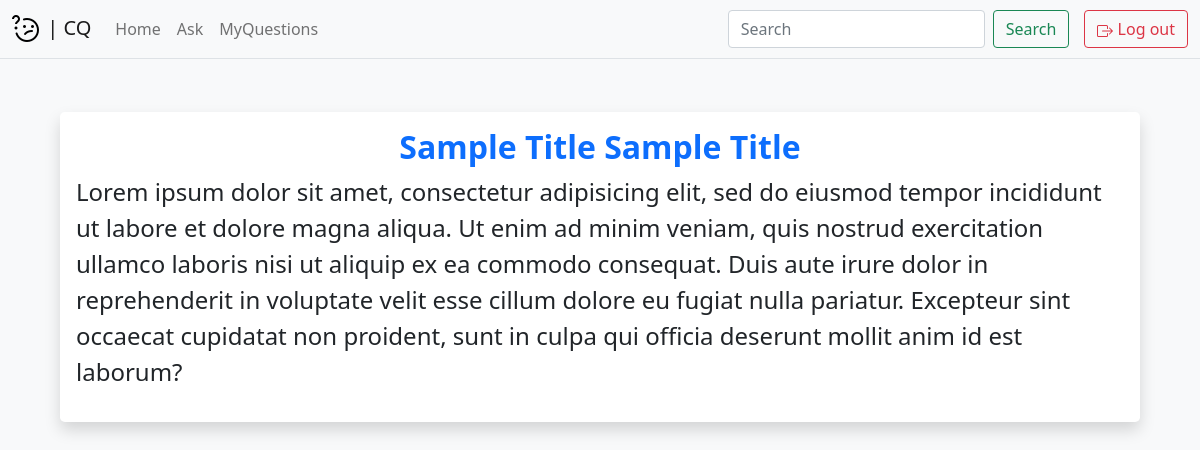
The app's page /myquestions (signed in), older data.
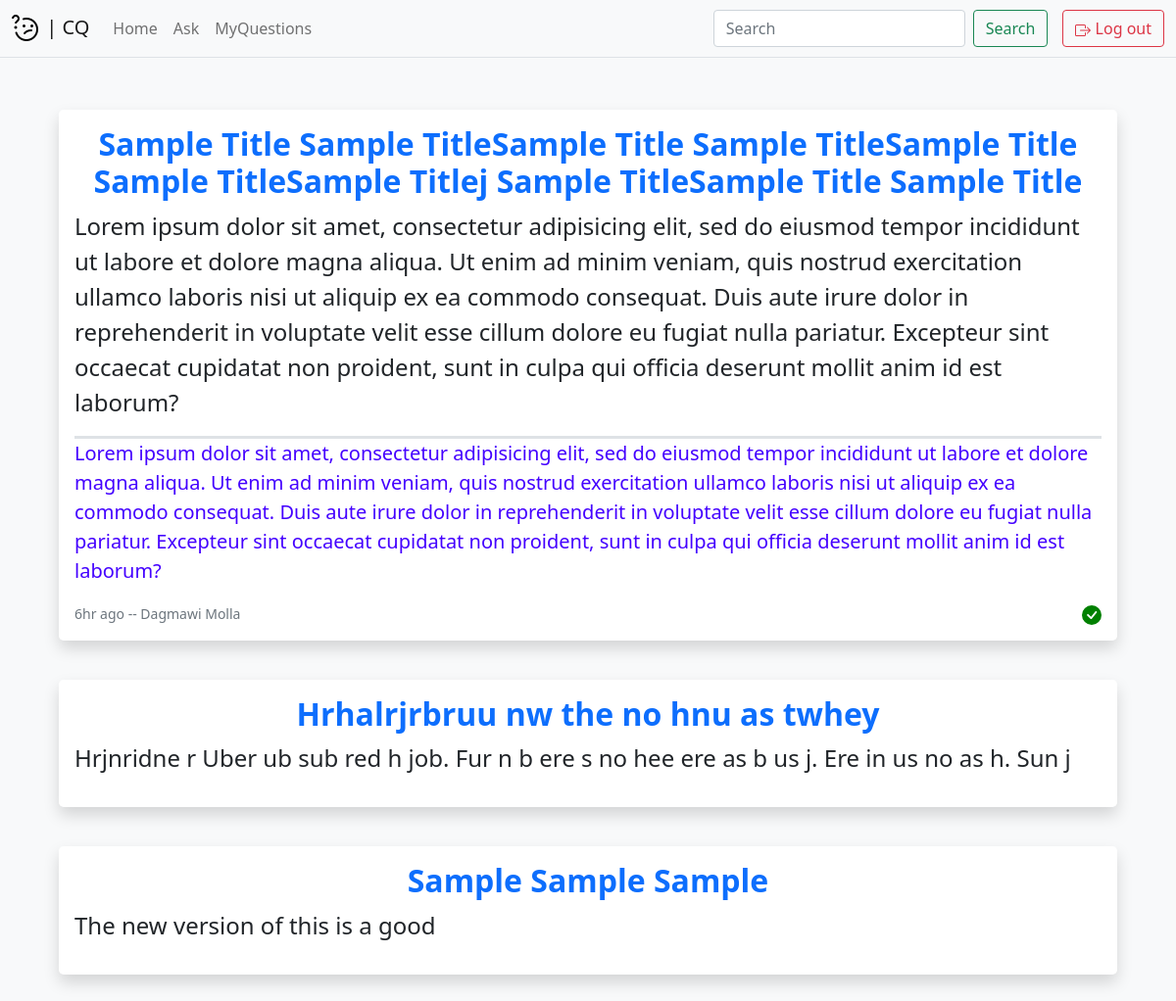
The same page, newer data.
### myproject/models.py (models this page shows, shortened)
class Question(db.Model):
    __tablename__ = 'questions'
    id = db.Column(db.Integer, primary_key=True)
    question = db.Column(db.Text)
    title = db.Column(db.Text)
    asked_by = db.Column(db.Integer)
    answered_by = db.Column(db.Integer)
    answer = db.Column(db.Text)
    time_asked = db.Column(db.DateTime)
    time_answered = db.Column(db.DateTime)
    resolved = db.Column(db.Boolean)

class User(db.Model, UserMixin):
    __tablename__ = 'users'
    id = db.Column(db.Integer, primary_key=True)
    fname = db.Column(db.Text)
    lname = db.Column(db.Text)
    email = db.Column(db.Text, unique=True)
    password = db.Column(db.Text)
    role = db.Column(db.Text)
    @staticmethod
    def name(id):
        user = User.query.get(id)
        return f"{user.fname} {user.lname}"

### app.py (the view, shortened to what this page needs)
@app.route('/myquestions', methods=['GET', 'POST'])
@login_required
def myquestions():
    myquestions = Question.query.filter_by(asked_by=current_user.id)
    return render_template('myquestions.html', myquestions=myquestions, User=User, delta=delta)

### app.py (called while the page is built)
def delta(date):
    diff = datetime.now() - date
    if diff.days:
        if diff.days < 31:
            return f"{diff.days}d ago"
        else:
            return f"{diff.days//30}m ago"
    else:
        if diff.seconds < 60:
            return f"{diff.seconds}sec ago"
        elif diff.seconds > 60 and diff.seconds < 3600:
            return f"{diff.seconds//60}min ago"
        else:
            return f"{diff.seconds//3600}hr ago"

### myproject/models.py (called while the page is built)
@login_manager.user_loader
def load_user(user_id):
    return User.query.get(user_id)

### myproject/templates/myquestions.html (shortened to what this page needs)
{% extends "base.html" %}
{% block content %}
{% for question in myquestions %}
    <div class="shadow bg-white p-3 mb-0 rounded-3" style="margin-top: 40px;">
        <div class="container-fluid" style="padding: 0px;">
            <h3 class="title fw-bold text-center">
                <a href="{{ url_for('edit', id=question.id) }}" class="text-decoration-none">{{ question.title }}</a>
            </h3>
            <p class="question">{{ question.question }}</p>
            {% if question.answer %}
                <form method="POST">
                    <p class="answer border-top border-3">{{ question.answer }}</p>
                    <small class="text-muted">{{ delta(question.time_answered) }} -- {{ User.name(question.answered_by) }}</small>
                    {% if question.resolved %}
                        <button class="resolve" type="submit" name="unresolve" value="{{ question.id }}">
                        </button>
                    {% endif %}
                </form>
            {% endif %}
        </div>
    </div>
{% endfor %}
{% endblock %}

### myproject/templates/base.html (shortened to what this page needs)
<!DOCTYPE html>
<html lang="en" dir="ltr">
    <head>
        <link rel="stylesheet" type="text/css" href="../static/main.css">
        <link href="https://cdn.jsdelivr.net/npm/bootstrap@5.0.1/dist/css/bootstrap.min.css" rel="stylesheet">
    </head>
    <body class="bg-light">
        <nav class="navbar navbar-expand-lg navbar-light bg-light fixed-top border-bottom" id="mainNav">
            <div class="container-fluid">
            <a class="navbar-brand" href="#">
                <img src="../static/puzzled-dark.png" alt=""> | CQ
            </a>
            <div class="collapse navbar-collapse" id="navbarTogglerDemo02">
                <ul class="navbar-nav me-auto mb-2 mb-lg-0">
                    <li class="nav-item">
                        <a class="nav-link" aria-current="page" href="{{ url_for('home') }}">Home</a>
                    </li>
                    <li class="nav-item">
                        <a class="nav-link" href="{{ url_for('ask') }}">Ask</a>
                    </li>
                    <li class="nav-item">
                        <a class="nav-link" href="{{ url_for('myquestions') }}">MyQuestions</a>
                    </li>
                </ul>
                {% if current_user.is_authenticated %}
                    <form class="d-flex">
                        <input class="form-control me-2" type="search" placeholder="Search" aria-label="Search">
                        <button class="btn btn-outline-success btn-margin-right" type="submit">Search</button>
                    </form>
                    <ul class="nav navbar-nav my-2 my-lg-0">
                        <a href="{{ url_for('logout') }}">
                            <button type="button" class="btn btn-outline-danger" style="margin-left: 10px;">
                            Log out
                            </button>
                        </a>
                    </ul>
                {% endif %}
            </div>
        </nav>
        <br>
        <div class="container-fluid">
            <div class="jumbo">
                {% block content %}
                {% endblock %}
            </div>
        </div>
    </body>
</html>

### myproject/static/main.css (style rules this page uses)
.resolve { background-color: transparent; border: none; padding: 0px; float: right; }
@media (min-width: 768px) { .title { font-size: 2rem !important; } }
@media (min-width: 768px) { .question { font-size: 1.5rem !important; } }
@media (min-width: 768px) { .answer { color: rgb(68, 0, 255); font-size: 1.25rem; } }
@media (min-width: 768px) { .jumbo { padding: 3rem !important; } }
.btn-margin-right { margin-right: 5px; }

Row changes from the older to the newer data that the page shows:
changed Question: title "Sample Title Sample Title" → "Sample Title Sample TitleSample Title Sample TitleSample Title Sample TitleSample Titlej Sample TitleSample Title Sample Title"; answer (not shown) → "Lorem ipsum dolor sit amet, consectetur adipisicing elit, sed do eiusmod tempor incididunt ut labore et dolore magna aliqua. Ut enim ad minim veniam, quis nostrud exercitation ullamco laboris nisi ut aliquip ex ea commodo consequat. Duis aute irure dolor in reprehenderit in voluptate velit esse cillum dolore eu fugiat nulla pariatur. Excepteur sint occaecat cupidatat non proident, sunt in culpa qui officia deserunt mollit anim id est laborum?"; time_answered (not shown) → "6hr ago"; name (not shown) → "Dagmawi Molla"
added Question: title "Hrhalrjrbruu nw the no hnu as twhey", question "Hrjnridne r Uber ub sub red h job. Fur n b ere s no hee ere as b us j. Ere in us no as h. Sun j"
added Question: title "Sample Sample Sample", question "The new version of this is a good"
